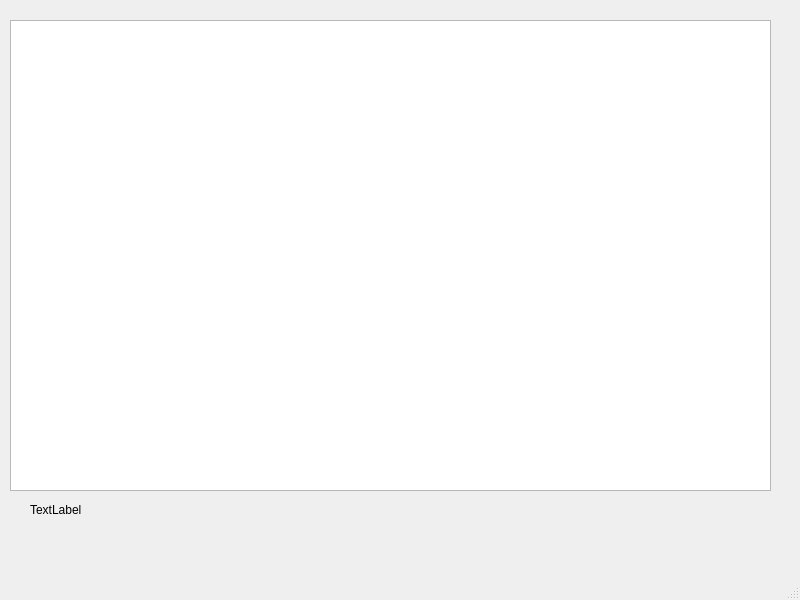
<?xml version="1.0" encoding="UTF-8"?>
<ui version="4.0">
 <class>FileWindow</class>
 <widget class="QMainWindow" name="FileWindow">
  <property name="geometry">
   <rect>
    <x>0</x>
    <y>0</y>
    <width>800</width>
    <height>600</height>
   </rect>
  </property>
  <property name="windowTitle">
   <string>Asterix File</string>
  </property>
  <widget class="QWidget" name="centralwidget">
   <widget class="QTableView" name="tableView">
    <property name="geometry">
     <rect>
      <x>10</x>
      <y>20</y>
      <width>761</width>
      <height>471</height>
     </rect>
    </property>
   </widget>
   <widget class="QLabel" name="loadedPackets">
    <property name="geometry">
     <rect>
      <x>30</x>
      <y>500</y>
      <width>281</width>
      <height>20</height>
     </rect>
    </property>
    <property name="text">
     <string>TextLabel</string>
    </property>
   </widget>
  </widget>
  <widget class="QMenuBar" name="menubar">
   <property name="geometry">
    <rect>
     <x>0</x>
     <y>0</y>
     <width>800</width>
     <height>22</height>
    </rect>
   </property>
  </widget>
  <widget class="QStatusBar" name="statusbar"/>
 </widget>
 <resources/>
 <connections/>
</ui>
